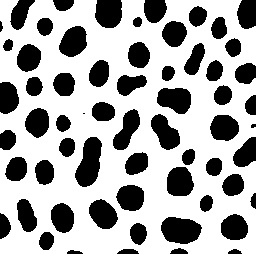
#> input picture dip_hw2/output/cellct/binary_image.jpg, 256 x 254 px
$ python dip_hw2_region_analysis.py --image output/cellct/binary_image.jpg
#> lines starting #> are read from the running program, lines starting #| are printed output that depends on the picture; after the words box and inside, x2 and y2 are one past the last pixel; in counts of white or black regions, pixels touching at a corner belong together
### dip_hw2/region_analysis/binary_image.py
class BinaryImage:
    def __init__(self):
        pass

    def compute_histogram(self, image):
        """Computes the histogram of the input image
        takes as input:
        image: a grey scale image
        returns a histogram as a list"""

        hist = [0]*256
        # compute the histogram
        for i in range(0, image.shape[0]):
            for j in range(0, image.shape[1]):
                hist[image[i,j]] += 1

        return hist

    def find_otsu_threshold(self, hist):
        """analyses a histogram it to find the otsu's threshold assuming that the input hstogram is bimodal histogram
        takes as input
        hist: a bimodal histogram
        returns: an optimal threshold value (otsu's threshold)"""

        threshold = 0
        # compute probabilities
        total = sum(hist)
        prob = [0]*256
        for i in range(0, 256):
            prob[i] = hist[i]/total

        list_of_weights = []
        # iterate through all possible thresholds (t=0 to t=255)
        for t in range(0, 256):
            # compute weights (q1, q2)
            q1 = sum(prob[0:t])
            q2 = sum(prob[t:256])

            # compute means (u1,u2) and intra-class variance (sigma1, sigma2)
            if q1 == 0:
                u1 = 0
                sigma1 = 0
            else:
                u1 = sum([i*prob[i] for i in range(0, t)]) / q1
                sigma1 = sum([(i-u1)**2 * prob[i] for i in range(0, t)]) / q1
            if q2 == 0:
                u2 = 0
                sigma2 = 0
            else:
                u2 = sum([i*prob[i] for i in range(t, 256)]) / q2
                sigma2 = sum([(i-u2)**2 * prob[i] for i in range(t, 256)]) / q2

            #compute weighted sum of intra class variance
            sigma_w = q1*sigma1 + q2*sigma2
            list_of_weights.append(sigma_w)

        # find the threshold that minimizes the weighted sum of intra class variance
        threshold = list_of_weights.index(min(list_of_weights))
        return threshold

    def binarize(self, image):
        """Comptues the binary image of the the input image based on histogram analysis and thresholding
        take as input
        image: an grey scale image
        returns: a binary image"""

        bin_img = image.copy()

        histogram = BinaryImage.compute_histogram(self, bin_img)
        threshold = BinaryImage.find_otsu_threshold(self, histogram)

        for i in range(0, bin_img.shape[0]):
            for j in range(0, bin_img.shape[1]):
                if bin_img[i, j] <= threshold:
                    bin_img[i, j] = 0
                else:
                    bin_img[i, j] = 255

        return bin_img

### dip_hw2/region_analysis/cell_counting.py
import cv2
from dip import *

class CellCounting:
    def __init__(self):
        pass

    def blob_coloring(self, image):
        """Implement the blob coloring algorithm
        takes a input:
        image: binary image
        return: a list/dict of regions"""

        regions = dict()
        R = zeros(image.shape, dtype=int)
        count = 0

        for i in range(image.shape[0]):
            for j in range(image.shape[1]):
                if image[i][j] == 0:
                    top = R[i - 1][j]
                    left = R[i][j - 1]
                    if top == 0 and left == 0:
                        count += 1
                        R[i][j] = count
                        regions[R[i][j]] = []
                        regions[R[i][j]].append((i, j))
                    elif (top == 0 and left != 0) or (top != 0 and left != 0 and top == left):
                        R[i][j] = left
                        regions[left].append((i, j))
                    elif top != 0 and left == 0:
                        R[i][j] = top
                        regions[top].append((i, j))
                    else:
                        R[i][j] = top
                        R[i][j - 1] = top

                        regions[top].append((i, j))
                        regions[top].extend(regions[left])
                        regions[left].clear()

        return regions


    def compute_statistics(self, region):
        """Compute cell statistics area and location
        takes as input
        region: a list/dict of pixels in a region
        returns: region statistics"""

        # Please print your region statistics to stdout
        # <region number>: <location or center>, <area>
        # print(stats)

        # ignore cells smaller than 15px
        for key, val in list(region.items()):
            if len(val) < 15:
                region.pop(key)

        stats = region
        count = 0  # region number

        for key, value in list(region.items()):
            count += 1
            area = len(value)

            # calculate centroid
            sum_x, sum_y = 0, 0
            for i in range(area):
                sum_x += value[i][0]
                sum_y += value[i][1]

            center_x = int(sum_x / area)
            center_y = int(sum_y / area)
            centroid = (center_x, center_y)

            stats[key] = []
            stats[key].append(centroid)
            stats[key].append(area)
            print("Region: ", count, "Area: ", area, "Centroid", centroid)

        return stats

    def mark_image_regions(self, image, stats):
        """Creates a new image with computed stats
        Make a copy of the image on which you can write text.
        takes as input
        image: a list/dict of pixels in a region
        stats: stats regarding location and area
        returns: image marked with center and area"""

        # flip the image color to get a black background and white objects
        completed_image = 255 - image.copy()

        for key, val in list(stats.items()):
            centroid = val[0]
            area = val[1]
            putText(completed_image, '*' + str(key) + ',' + str(area), (centroid[1], centroid[0]), cv2.FONT_HERSHEY_SIMPLEX, 0.3, (0, 0, 0))
        return completed_image

### dip_hw2/compression/run_length_encoding.py
import numpy as np
from dip import *
class Rle:
    def __init__(self):
        pass

    def encode_image(self,binary_image):
        """
        Compress the image
        takes as input:
        image: binary_image
        returns run length code
        """
        # encode the image
        rle_code = []
        rows, cols = binary_image.shape

        for i in range(rows):
            reference_pixel = binary_image[i, 0]
            rle_code.append(str(binary_image[i, 0]))
            count = 0
            for j in range(cols):
                if binary_image[i, j] == reference_pixel:
                    count += 1
                else:
                    rle_code.append(count)
                    reference_pixel = binary_image[i, j]
                    count = 1
            rle_code.append(count)

        return rle_code

    def decode_image(self, rle_code, height , width):
        """
        Get original image from the rle_code
        takes as input:
        rle_code: the run length code to be decoded
        Height, width: height and width of the original image
        returns decoded binary image
        """
        # decode the image
        img = []
        a = 0
        for i in rle_code:
            if i == '255':
                a = 1
            elif i == '0':
                a = 0
            elif a == 0:
                a = 1
                temp = zeros(i, dtype=int)
                img.extend(temp)
            else:
                a = 0
                temp = ones(i, dtype=int) * 255
                img.extend(temp)

        decoded_img = array(img).reshape(height, width)
        return decoded_img

### dip_hw2/dip_hw2_region_analysis.py
"""dip_hw1.py: Starter file to run howework 1"""
#Example Usage: ./dip_hw1_region_analysis -i imagename.jpg
from dip import namedWindow, imshow, waitKey, imwrite, imread
import sys

import matplotlib
import matplotlib.pyplot as plt

from argparse import ArgumentParser
from region_analysis import binary_image as bi
from region_analysis import cell_counting as cc
from compression import run_length_encoding as rle

matplotlib.use('Agg')

__author__ = "Pranav Mantini"
__email__ = "pmantini@uh.edu"
__version__ = "1.0.0"


def display_image(window_name, image):
    """A function to display image"""
    namedWindow(window_name)
    imshow(window_name, image)
    waitKey(0)


def main():
    """ The main funtion that parses input arguments, calls the approrpiate
     interpolation method and writes the output image"""

    parser = ArgumentParser()
    parser.add_argument("-i", "--image", dest="image",
                        help="specify the name of the image", metavar="IMAGE")
    args = parser.parse_args()

    if args.image is None:
        print("Please specify the name of image")
        print("use the -h option to see usage information")
        sys.exit(2)
    else:
        input_image = imread(args.image, 0)
#> input_image is the input picture: shape (254, 256); min 0, max 255, mean 168.3

    bin_img = bi.BinaryImage()
    hist = bin_img.compute_histogram(input_image)
#> hist = 256 values, max 35713 at index 255, min 0 at index 8, mean 254

    output_directory = 'output/cellct/'
    output_directory_compress = 'output/Compression/'

    plt.plot(hist)
    plt.savefig(output_directory+"hist.png")
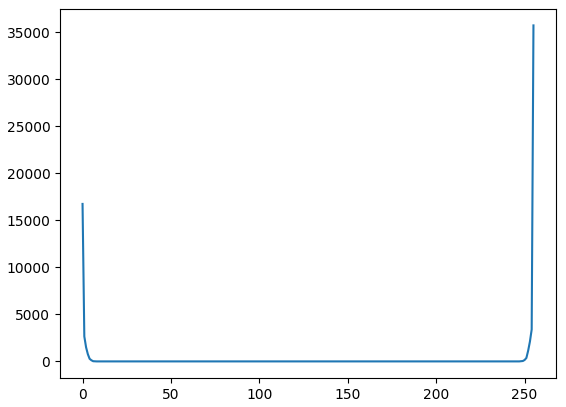
#> figure drawn by matplotlib, 1 panel; curve peaks at x = 255, y = 35713

    threshold = bin_img.find_otsu_threshold(hist)
#> in find_otsu_threshold, `total = sum(hist)`: total = 65024
#> after the loop in find_otsu_threshold, `for i in range(0, 256):`: prob = 256 values, max 0.549 at index 255, min 0 at index 8, mean 0.00391
#> the loop in find_otsu_threshold, `for t in range(0, 256):` made 256 passes
#> (q1, q2, u1, sigma1, u2, sigma2, sigma_w) on passes 2 to 13: (0.257, 0.743, 0, 0, 226.7, 6296.9, 4676), (0.298, 0.702, 0.137, 0.118, 239.8, 3527.5, 2475.5), (0.321, 0.679, 0.27, 0.34, 247.9, 1665.1, 1130.3), (0.333, 0.667, 0.367, 0.583, 252.2, 616.8, 411.6), (0.337, 0.663, 0.413, 0.74, 253.8, 220.8, 146.6), (0.339, 0.661, 0.438, 0.852, 254.5, 45.17, 30.14), (0.34, 0.66, 0.444, 0.881, 254.6, 14.98, 10.19), (0.34, 0.66, 0.447, 0.9, 254.7, 0.702, 0.769), (0.34, 0.66, 0.447, 0.9, 254.7, 0.702, 0.769), (0.34, 0.66, 0.447, 0.9, 254.7, 0.702, 0.769), (0.34, 0.66, 0.447, 0.9, 254.7, 0.702, 0.769), (0.34, 0.66, 0.447, 0.9, 254.7, 0.702, 0.769)
#> (q1, q2, u1, sigma1, u2, sigma2) on passes 61 to 66: (0.34, 0.66, 0.447, 0.9, 254.7, 0.702), (0.34, 0.66, 0.447, 0.9, 254.7, 0.702), (0.34, 0.66, 0.447, 0.9, 254.7, 0.702), (0.34, 0.66, 0.447, 0.9, 254.7, 0.702), (0.34, 0.66, 0.447, 0.9, 254.7, 0.702), (0.34, 0.66, 0.447, 0.9, 254.7, 0.702)
#> after the loop in find_otsu_threshold, `for t in range(0, 256):`: list_of_weights = 256 values, max 14497.9 at index 0, min 0.769 at index 8, mean 134.7
#> in find_otsu_threshold, `threshold = list_of_weights.index(min(list_of_weights))`: threshold = 8
#> threshold = 8
    print("Optimal threshold: ", threshold)
#| Optimal threshold:  8

    binary_img = bin_img.binarize(input_image)
#> in binarize, `histogram = BinaryImage.compute_histogram(self, bin_img)`: histogram has the same summary as hist in main
#> the loop in find_otsu_threshold (call 2), `for t in range(0, 256):` made 256 passes
#> (q1, q2, u2, sigma2, sigma_w) on pass 1: (0, 1, 168.3, 14497.9, 14497.9)
#> after the loop in binarize, `for i in range(0, bin_img.shape[0]):`: bin_img: shape (254, 256); 66% white; 62 black regions (2 under 20 px), largest, box (x1, y1, x2, y2) and area: (75, 137, 102, 187) 899, (161, 217, 202, 244) 853, (157, 88, 191, 114) 684
    output_image_name = output_directory + "binary_image" + ".jpg"
    imwrite(output_image_name, binary_img)

    cell_count_obj = cc.CellCounting()
    regions = cell_count_obj.blob_coloring(binary_img)
#> after the loop in blob_coloring, `for i in range(image.shape[0]):`:
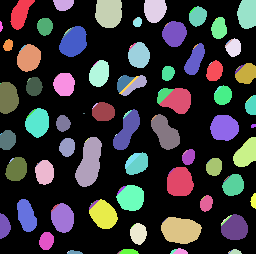
#> R: shape (254, 256) int64; 141 distinct labels, from 0 to 411; one colour per label, 0 black
    stats = cell_count_obj.compute_statistics(regions)
#> the loop in compute_statistics, `for key, value in list(region.items()):` made 61 passes
#> key on passes 1 to 12: 1, 2, 3, 4, 5, 15, 29, 30, 31, 39, 42, 51
#| Region:  1 Area:  427 Centroid (13, 20)
#| Region:  2 Area:  183 Centroid (4, 63)
#| Region:  3 Area:  661 Centroid (12, 108)
#| Region:  4 Area:  435 Centroid (9, 154)
#| Region:  5 Area:  475 Centroid (13, 246)
#| Region:  6 Area:  281 Centroid (15, 197)
#| Region:  7 Area:  73 Centroid (21, 137)
#| Region:  8 Area:  269 Centroid (27, 218)
#> (further printed lines are left out)
    cell_stats_img = cell_count_obj.mark_image_regions(binary_img, stats)
#> in mark_image_regions, `completed_image = 255 - image.copy()`:
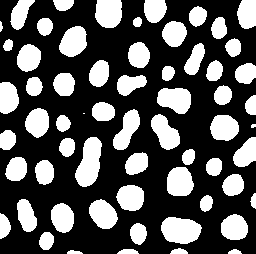
#> completed_image: shape (254, 256); 34% white; 62 white regions (2 under 20 px), largest, box (x1, y1, x2, y2) and area: (75, 137, 102, 187) 899, (161, 217, 202, 244) 853, (157, 88, 191, 114) 684
#> the loop in mark_image_regions, `for key, val in list(stats.items()):` made 61 passes
#> (key, val) on passes 1 to 12: (1, [(13, 20), 427]), (2, [(4, 63), 183]), (3, [(12, 108), 661]), (4, [(9, 154), 435]), (5, [(13, 246), 475]), (15, [(15, 197), 281]), (29, [(21, 137), 73]), (30, [(27, 218), 269]), (31, [(26, 44), 226]), (39, [(26, 0), 23]), (42, [(33, 173), 492]), (51, [(41, 73), 643])
#> after the loop in mark_image_regions, `for key, val in list(stats.items()):`:
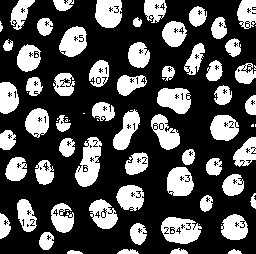
#> completed_image: shape (254, 256); 30.9% white; 76 white regions (16 under 20 px), largest, box (x1, y1, x2, y2) and area: (75, 137, 102, 187) 805, (161, 217, 202, 244) 756, (157, 88, 191, 114) 648
    output_image_name = output_directory + "cell_stats" + ".jpg"
    imwrite(output_image_name, cell_stats_img)

    rle_obj = rle.Rle()
    rle_code = rle_obj.encode_image(binary_img)
    print("-------------- Runlength Code -------------------")
    print(rle_code)
#> (printed output is left out)

    [height, width] = binary_img.shape
    decoded_image = rle_obj.decode_image(rle_code, height, width)
#> the loop in decode_image, `for i in rle_code:` made 3059 passes
#> i on passes 1 to 3: '255', 19, 16
    output_image_name = output_directory_compress + "decoded_image" + ".jpg"
    imwrite(output_image_name, decoded_image)


if __name__ == "__main__":
    main()
